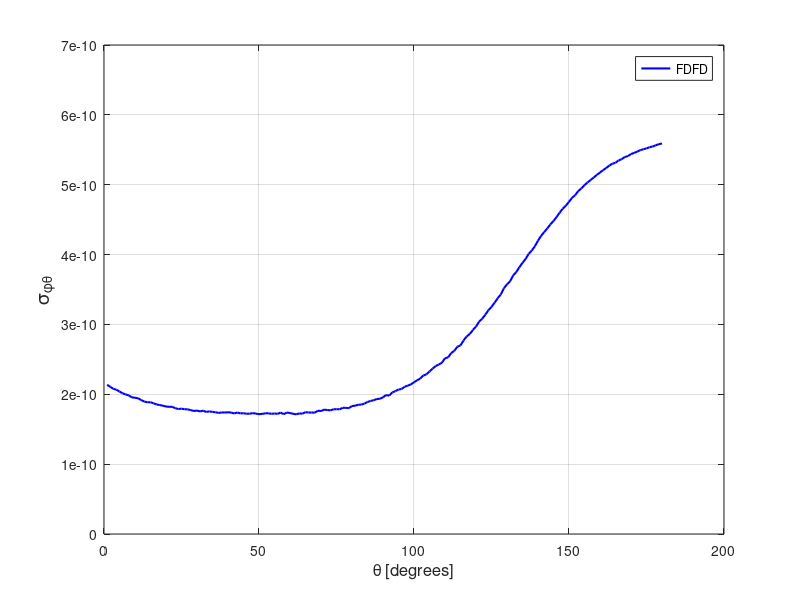

The MATLAB source for this figure:
spt = [ 
    1  0.21361475E-09
    2  0.21077293E-09
    3  0.20781038E-09
    4  0.20659589E-09
    5  0.20390793E-09
    6  0.20143880E-09
    7  0.19967507E-09
    8  0.19848614E-09
    9  0.19550685E-09
   10  0.19507242E-09
   11  0.19426662E-09
   12  0.19174573E-09
   13  0.18960782E-09
   14  0.18855283E-09
   15  0.18867118E-09
   16  0.18704578E-09
   17  0.18540583E-09
   18  0.18454992E-09
   19  0.18360317E-09
   20  0.18246880E-09
   21  0.18206470E-09
   22  0.18210054E-09
   23  0.18014183E-09
   24  0.17885057E-09
   25  0.17945820E-09
   26  0.17859431E-09
   27  0.17847698E-09
   28  0.17723338E-09
   29  0.17607313E-09
   30  0.17672391E-09
   31  0.17547905E-09
   32  0.17654748E-09
   33  0.17471651E-09
   34  0.17555157E-09
   35  0.17476309E-09
   36  0.17426054E-09
   37  0.17332005E-09
   38  0.17399829E-09
   39  0.17391341E-09
   40  0.17420790E-09
   41  0.17393240E-09
   42  0.17252859E-09
   43  0.17393452E-09
   44  0.17259559E-09
   45  0.17296138E-09
   46  0.17210401E-09
   47  0.17226458E-09
   48  0.17301599E-09
   49  0.17235761E-09
   50  0.17150054E-09
   51  0.17190577E-09
   52  0.17273151E-09
   53  0.17287666E-09
   54  0.17197607E-09
   55  0.17253492E-09
   56  0.17200046E-09
   57  0.17379290E-09
   58  0.17150792E-09
   59  0.17392897E-09
   60  0.17308976E-09
   61  0.17209290E-09
   62  0.17128056E-09
   63  0.17263439E-09
   64  0.17220970E-09
   65  0.17441217E-09
   66  0.17386162E-09
   67  0.17386718E-09
   68  0.17365959E-09
   69  0.17656923E-09
   70  0.17594626E-09
   71  0.17798363E-09
   72  0.17751281E-09
   73  0.17695480E-09
   74  0.17846342E-09
   75  0.17869006E-09
   76  0.17848270E-09
   77  0.18064548E-09
   78  0.18056599E-09
   79  0.18018433E-09
   80  0.18319006E-09
   81  0.18365309E-09
   82  0.18499459E-09
   83  0.18522708E-09
   84  0.18660480E-09
   85  0.18901614E-09
   86  0.19044072E-09
   87  0.19151176E-09
   88  0.19324108E-09
   89  0.19359198E-09
   90  0.19565297E-09
   91  0.19890721E-09
   92  0.19799390E-09
   93  0.20268302E-09
   94  0.20448093E-09
   95  0.20681019E-09
   96  0.20758092E-09
   97  0.21087213E-09
   98  0.21243529E-09
   99  0.21415116E-09
  100  0.21717605E-09
  101  0.22007260E-09
  102  0.22240730E-09
  103  0.22688508E-09
  104  0.22844968E-09
  105  0.23263706E-09
  106  0.23678548E-09
  107  0.24043570E-09
  108  0.24255931E-09
  109  0.24519783E-09
  110  0.25154004E-09
  111  0.25283656E-09
  112  0.25898408E-09
  113  0.26214889E-09
  114  0.26815167E-09
  115  0.26999550E-09
  116  0.27710678E-09
  117  0.28292768E-09
  118  0.28632807E-09
  119  0.29204258E-09
  120  0.29690642E-09
  121  0.30401090E-09
  122  0.30804245E-09
  123  0.31400130E-09
  124  0.32029032E-09
  125  0.32508465E-09
  126  0.33107592E-09
  127  0.33750375E-09
  128  0.34283318E-09
  129  0.35172756E-09
  130  0.35746428E-09
  131  0.36177808E-09
  132  0.37015790E-09
  133  0.37510658E-09
  134  0.38200795E-09
  135  0.38815812E-09
  136  0.39368508E-09
  137  0.40106962E-09
  138  0.40583301E-09
  139  0.41193277E-09
  140  0.41990608E-09
  141  0.42670611E-09
  142  0.43223763E-09
  143  0.43736861E-09
  144  0.44315399E-09
  145  0.44809711E-09
  146  0.45375839E-09
  147  0.46008952E-09
  148  0.46567977E-09
  149  0.47014037E-09
  150  0.47557830E-09
  151  0.48138232E-09
  152  0.48514714E-09
  153  0.49096399E-09
  154  0.49470261E-09
  155  0.49930171E-09
  156  0.50336552E-09
  157  0.50680821E-09
  158  0.51043464E-09
  159  0.51419857E-09
  160  0.51738758E-09
  161  0.52088028E-09
  162  0.52390164E-09
  163  0.52731813E-09
  164  0.53009475E-09
  165  0.53145760E-09
  166  0.53471361E-09
  167  0.53660382E-09
  168  0.53966970E-09
  169  0.54099430E-09
  170  0.54389154E-09
  171  0.54549992E-09
  172  0.54731625E-09
  173  0.54951033E-09
  174  0.55073224E-09
  175  0.55202570E-09
  176  0.55366461E-09
  177  0.55475802E-09
  178  0.55647609E-09
  179  0.55806315E-09
  180  0.55898280E-09
  181  0.55993876E-09
  182  0.56136240E-09
  183  0.56215976E-09
  184  0.56364080E-09
  185  0.56497590E-09
  186  0.56549337E-09
  187  0.56650540E-09
  188  0.56777472E-09
  189  0.56912064E-09
  190  0.57019606E-09
  191  0.57082400E-09
  192  0.57238581E-09
  193  0.57388738E-09
  194  0.57459043E-09
  195  0.57586580E-09
  196  0.57633115E-09
  197  0.57754040E-09
  198  0.57825322E-09
  199  0.57956767E-09
  200  0.58019123E-09
  201  0.58111693E-09
  202  0.58249811E-09
  203  0.58321814E-09
  204  0.58373939E-09
  205  0.58370514E-09
  206  0.58442162E-09
  207  0.58590016E-09
  208  0.58419153E-09
  209  0.58637051E-09
  210  0.58626048E-09
  211  0.58606536E-09
  212  0.58751298E-09
  213  0.58636757E-09
  214  0.58544058E-09
  215  0.58610999E-09
  216  0.58585919E-09
  217  0.58389094E-09
  218  0.58468541E-09
  219  0.58256683E-09
  220  0.58218358E-09
  221  0.57962396E-09
  222  0.57918320E-09
  223  0.57664129E-09
  224  0.57486294E-09
  225  0.57316485E-09
  226  0.57042865E-09
  227  0.56841643E-09
  228  0.56437255E-09
  229  0.56014993E-09
  230  0.55921368E-09
  231  0.55493499E-09
  232  0.55389116E-09
  233  0.55034116E-09
  234  0.54633936E-09
  235  0.54393207E-09
  236  0.53646937E-09
  237  0.53329557E-09
  238  0.53022592E-09
  239  0.52852317E-09
  240  0.52339516E-09
  241  0.51661736E-09
  242  0.51374471E-09
  243  0.50916016E-09
  244  0.50571336E-09
  245  0.49942178E-09
  246  0.49833293E-09
  247  0.49545246E-09
  248  0.48798637E-09
  249  0.48186460E-09
  250  0.47907273E-09
  251  0.47653642E-09
  252  0.47245841E-09
  253  0.46765369E-09
  254  0.46660709E-09
  255  0.46071141E-09
  256  0.45580184E-09
  257  0.45289508E-09
  258  0.45282580E-09
  259  0.44895687E-09
  260  0.44416171E-09
  261  0.44161907E-09
  262  0.44037080E-09
  263  0.43572451E-09
  264  0.43436948E-09
  265  0.43029244E-09
  266  0.43012399E-09
  267  0.42771089E-09
  268  0.42712553E-09
  269  0.42645543E-09
  270  0.42441237E-09
  271  0.42131498E-09
  272  0.42230733E-09
  273  0.42015788E-09
  274  0.41680487E-09
  275  0.41811599E-09
  276  0.41815068E-09
  277  0.41793372E-09
  278  0.41643386E-09
  279  0.41546336E-09
  280  0.41504045E-09
  281  0.41487991E-09
  282  0.41646950E-09
  283  0.41473944E-09
  284  0.41500414E-09
  285  0.41749185E-09
  286  0.41336423E-09
  287  0.41435522E-09
  288  0.41576234E-09
  289  0.41890644E-09
  290  0.41884929E-09
  291  0.41766374E-09
  292  0.41731935E-09
  293  0.41706552E-09
  294  0.41616466E-09
  295  0.41614745E-09
  296  0.41801404E-09
  297  0.41680251E-09
  298  0.41859244E-09
  299  0.41535675E-09
  300  0.41797399E-09
  301  0.41463227E-09
  302  0.41442932E-09
  303  0.41523746E-09
  304  0.41329434E-09
  305  0.41225226E-09
  306  0.41318154E-09
  307  0.41148523E-09
  308  0.40911827E-09
  309  0.40604983E-09
  310  0.40566678E-09
  311  0.40181641E-09
  312  0.39982656E-09
  313  0.39741557E-09
  314  0.39477815E-09
  315  0.39318551E-09
  316  0.38926140E-09
  317  0.38818301E-09
  318  0.38320203E-09
  319  0.37891709E-09
  320  0.37652514E-09
  321  0.37132647E-09
  322  0.36906878E-09
  323  0.36702588E-09
  324  0.36237138E-09
  325  0.35677716E-09
  326  0.35240394E-09
  327  0.34992653E-09
  328  0.34366393E-09
  329  0.33785624E-09
  330  0.33533579E-09
  331  0.33035835E-09
  332  0.32599198E-09
  333  0.32216135E-09
  334  0.31701244E-09
  335  0.31275837E-09
  336  0.30862157E-09
  337  0.30375533E-09
  338  0.29879327E-09
  339  0.29416908E-09
  340  0.29026709E-09
  341  0.28466449E-09
  342  0.28074226E-09
  343  0.27623506E-09
  344  0.27219718E-09
  345  0.26815800E-09
  346  0.26372882E-09
  347  0.25995781E-09
  348  0.25600241E-09
  349  0.25209965E-09
  350  0.24758859E-09
  351  0.24467842E-09
  352  0.24154381E-09
  353  0.23690591E-09
  354  0.23417956E-09
  355  0.22935658E-09
  356  0.22739202E-09
  357  0.22496187E-09
  358  0.22144737E-09
  359  0.21856762E-09
  360  0.21554748E-09
 ]; 
plot(spt(1:180,1),spt(1:180,2),'b-','linewidth',1.5 ); 
grid on 
legend('FDFD');
xlabel('\theta [degrees]','FontSize',12);
ylabel('\sigma_{\phi\theta}','FontSize',14);
